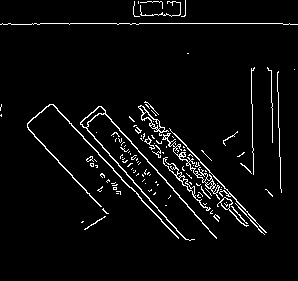
#> input picture pictures/test.jpg, 298 x 281 px
$ python edge.py ../pictures/test.jpg out.png
#> lines starting #> are read from the running program, lines starting #| are printed output that depends on the picture; after the words box and inside, x2 and y2 are one past the last pixel; in counts of white or black regions, pixels touching at a corner belong together
import sys
import cv2
import numpy as np
# from matplotlib import pyplot as plt

# Return an edge image
def detect_edges(image, minVal=200, maxVal=300):
	return cv2.Canny(image, minVal, maxVal)


if __name__ == "__main__":
	img = cv2.imread(sys.argv[1], 0)
#> img is the input picture: shape (281, 298); min 0, max 255, mean 11
	edges = detect_edges(img)
#> in detect_edges, `return cv2.Canny(image, minVal, maxVal)`:
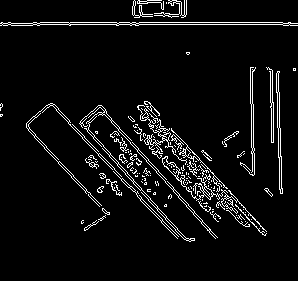
#> returned value: shape (281, 298); 5.6% white in thin lines or dots, all inside (x1, y1, x2, y2) = (0, 0, 298, 242)
	cv2.imwrite(sys.argv[2], edges)
	# [6 lines of commented-out code are left out]
